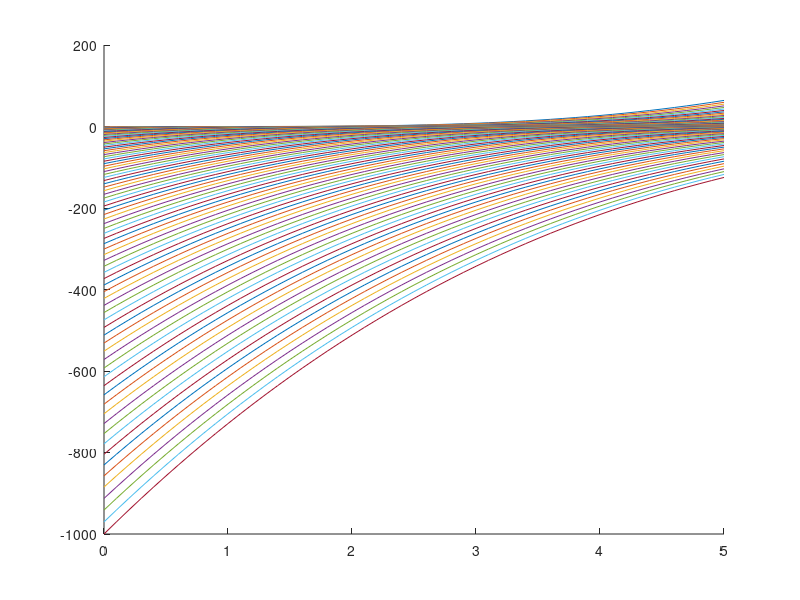

Reproduce this figure in MATLAB.
%Familia de funciones

x=0:0.1:5;
%y=(x-a)2;
hold on;
for a=1:0.1:10;
    y=(x-a).^3;
    plot(x,y);
end
hold off
